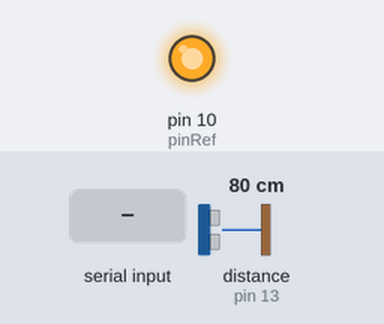
Simulated run of this sketch. Board: Arduino Uno, built with avr-gcc and run on an emulated ATmega328P. Shown: output pins drawn as LEDs (lit = HIGH). The test bench sets the inputs (shaded band); at power-on: distance to the obstacle (sensor on pin 13) 80 cm. The echo pulse lasts 58.3 µs per cm; pins used as bus, display or sensor lines are not drawn; what the sketch prints to the serial monitor is not drawn.

Above: at 1.2 s.
1.3 s: "30,150\n" received over Serial
At 2.8 s:
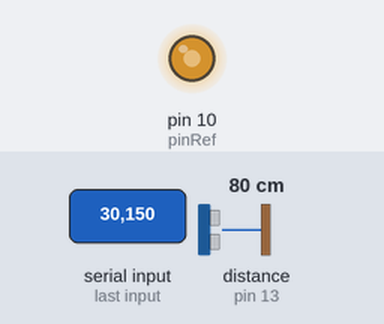
3.8 s: "90,45\n" received over Serial
At 5.7 s:
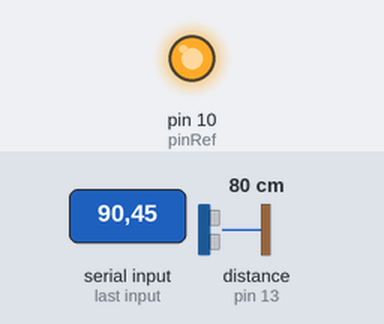
Timing chart, 0 to 7.2 s (numbered marks = the images above; inputs shaded):
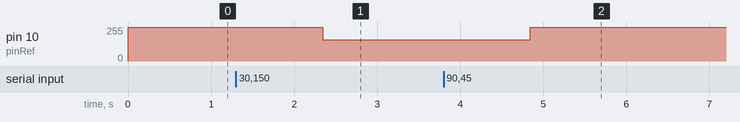

The sketch:

Elevador_Analogico.ino
```cpp
#include <Ultrasonic.h>

#define pinTrig 12
#define pinEcho 13
#define pinRef 10
#define pinSensor 11
#define sample 5
#define delaySample 5
#define minHeight 2
#define maxHeight 50
#define minVoltage 26
#define maxVoltage 255
int height;

Ultrasonic ultrasonic(pinTrig, pinEcho);

int dist2voltage( int dist ) {
  // Mapeando a interpolação
  // 2cm -> 1V
  // 50cm -> 5V
  return map( dist, minHeight, maxHeight, minVoltage, maxVoltage );
}

void setup() {
  Serial.begin( 115200 );
  while ( !Serial );
  Serial.println( "Iniciando:" );
  Serial.println();
  pinMode( pinRef, OUTPUT );
  pinMode( pinSensor, OUTPUT );
  height = ultrasonic.distanceRead();
  // Assim que iniciar permanecer na mesma altura
  analogWrite( pinRef, dist2voltage( height ) );
}

void control(){
  analogWrite( pinRef, dist2voltage( height ) );
  int sum = 0;
  int valueMin = 1<<10; // 2^10
  int valueMax = - 1<<10; // - 2^10
  // Amostras de alturas
  for( int i = 0 ; i < sample ; ++i ) {
    sum += ultrasonic.distanceRead();
    delay( delaySample );
  }
  // Retirar possíveis ruídos
  int valueMed = ( sum - valueMin - valueMax )/( sample - 2 );
  analogWrite( pinSensor, dist2voltage( valueMed ) );
}

void loop() {
  if ( Serial.available() > 0 ) {
    String input = Serial.readString();
    height = input.toInt();
  }
  control();
}
```

Measured:
- after the input at 1.3 s, pin 10 (pinRef): 255/255 → 159/255 after 1.0 s
- after the input at 3.8 s, pin 10 (pinRef): 159/255 → 255/255 after 1.0 s
